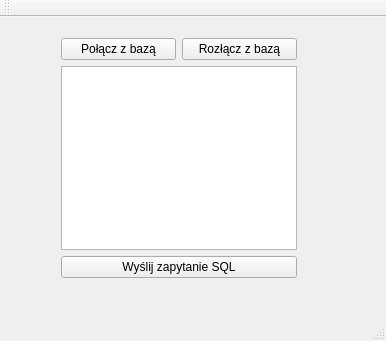
<?xml version="1.0" encoding="UTF-8"?>
<ui version="4.0">
 <class>MainWindow</class>
 <widget class="QMainWindow" name="MainWindow">
  <property name="geometry">
   <rect>
    <x>0</x>
    <y>0</y>
    <width>386</width>
    <height>341</height>
   </rect>
  </property>
  <property name="windowTitle">
   <string>MainWindow</string>
  </property>
  <widget class="QWidget" name="centralWidget">
   <widget class="QWidget" name="">
    <property name="geometry">
     <rect>
      <x>50</x>
      <y>10</y>
      <width>258</width>
      <height>262</height>
     </rect>
    </property>
    <layout class="QVBoxLayout" name="verticalLayout">
     <item>
      <layout class="QHBoxLayout" name="horizontalLayout_2">
       <item>
        <widget class="QPushButton" name="pushButton_3">
         <property name="text">
          <string>Połącz z bazą</string>
         </property>
        </widget>
       </item>
       <item>
        <widget class="QPushButton" name="pushButton_2">
         <property name="text">
          <string>Rozłącz z bazą</string>
         </property>
        </widget>
       </item>
      </layout>
     </item>
     <item>
      <widget class="QTextEdit" name="textEdit"/>
     </item>
     <item>
      <layout class="QHBoxLayout" name="horizontalLayout"/>
     </item>
     <item>
      <widget class="QPushButton" name="pushButton">
       <property name="text">
        <string>Wyślij zapytanie SQL</string>
       </property>
      </widget>
     </item>
    </layout>
   </widget>
  </widget>
  <widget class="QMenuBar" name="menuBar">
   <property name="geometry">
    <rect>
     <x>0</x>
     <y>0</y>
     <width>386</width>
     <height>21</height>
    </rect>
   </property>
  </widget>
  <widget class="QToolBar" name="mainToolBar">
   <attribute name="toolBarArea">
    <enum>TopToolBarArea</enum>
   </attribute>
   <attribute name="toolBarBreak">
    <bool>false</bool>
   </attribute>
  </widget>
  <widget class="QStatusBar" name="statusBar"/>
 </widget>
 <layoutdefault spacing="6" margin="11"/>
 <resources/>
 <connections/>
</ui>
